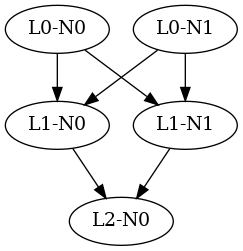

This figure's Python source:
import matplotlib.pylab as plt
import numpy as np

from activation_functions import Sigmoid, ReLU, Swich
from nn import NeuralNetwork

network = NeuralNetwork(
    layer_dimensions=[2, 2, 1],
    activations=[Sigmoid, Sigmoid],
    keep_prob=[1.0, 1.0, 1.0],
    he_initialization=True,
)
x = np.array([[0, 0], [0, 1], [1, 0], [1, 1]]).T
y = np.array([[0], [1], [1], [0]]).T

network.draw(filename='xor', view=False, format='png')

network.fit(x, y, learning_rate=0.3, epochs=10000, verbose=100)

print(network.predict(x))
plt.plot(network.cost, label='loss')
plt.plot(network.acc, label='acc')
plt.legend()
plt.show()
